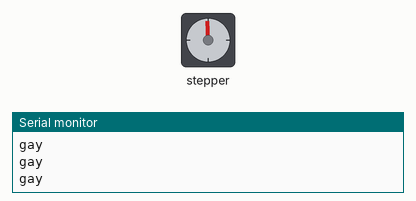
This sketch was run on a simulated Arduino Uno, built with avr-gcc and run on an emulated ATmega328P. Parts: stepper motor, the last lines printed to the serial monitor. Stepper angles assume 200 steps per turn.

Above: at 0.15 s.
At 10.17 s:
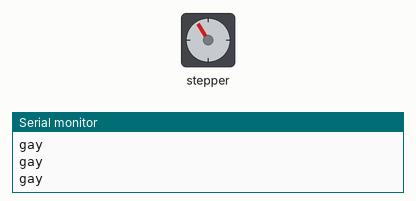
At 19.89 s:
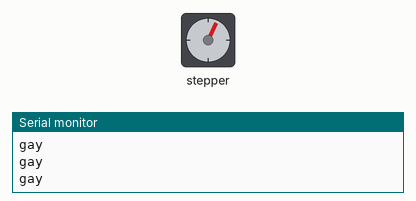
At 39.64 s:
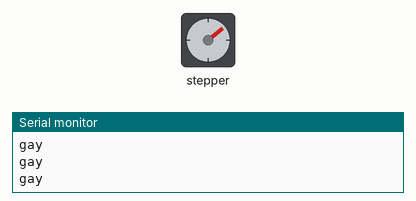
Timing chart, 0 to 40.0 s (numbered marks = the images above):
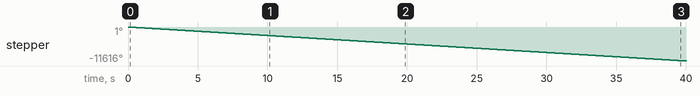

Measured:
- by itself, stepper: keeps turning counter-clockwise at about 290°/s

The sketch:

DcMotor.ino
```cpp
// Libs
#include <AccelStepper.h>
#include <AFMotor.h>

boolean run = false;
int runtime = 0;
int time;
int cd_timeleft;
boolean cd;
boolean active;

String quan;
// Number of steps per output rotation
// Change this as per your motor's specification (200 default for our motor)
const int stepsPerRevolution = 200;

// connect motor to port #2 (M3 and M4)
AF_Stepper motor(stepsPerRevolution, 2);

void forwardstep() {
  motor.step(10, FORWARD, SINGLE);
}
void backwardstep() {
  motor.step(10, BACKWARD, SINGLE);
}
AccelStepper stepper(forwardstep, backwardstep); // use functions to step

/**
 * @brief 0
 * 1. Send socket message to app
 * 2. Retrieve respond of clock 0time when motor should start
 *
 */

void setup() {
  Serial.begin(115200);
  Serial.println("debug");
  motor.setSpeed(50);  // 50 rpm
}

void loop() {
  Serial.println("gay");
      motor.step(1, BACKWARD, SINGLE);
  run = true;
  if(run) {
    motor.step(10, BACKWARD, SINGLE);
    //startMotor(time);
    //run = false;
  }


//  if(Serial.available()>0){
//    String state = Serial.readString();
//
//    if(state.startsWith("runtime:")){
//      time = state.split(":")[1];
//      run = true;
//    }
//  }
//  if(active){
//  if (millis() - time >= 1000)
//      {
//        cd_timeleft--;
//        motor.step(10, BACKWARD, SINGLE);
//        if (cd_timeleft < 0) {
//          run = false;
//        }
//        time = millis();
//      }
//  }
}


void startMotor(int time){
active = true;
cd_timeleft = time;
}

//motor.step(0, BACKWARD, SINGLE);
```
